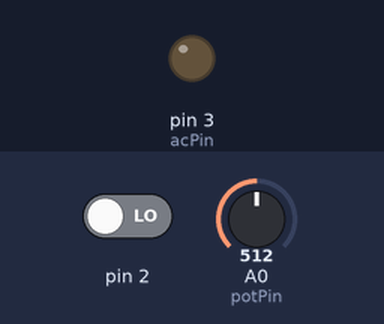
A sketch run on a simulated Arduino Uno, built with avr-gcc and run on an emulated ATmega328P. On the bench: output pins drawn as LEDs (lit = HIGH). The test bench sets the inputs (shaded band); at power-on: pin 2 LOW, A0 (potPin) = 512.

Above: at 1.2 s.
1.3 s: pin 2 driven HIGH
At 2.1 s:
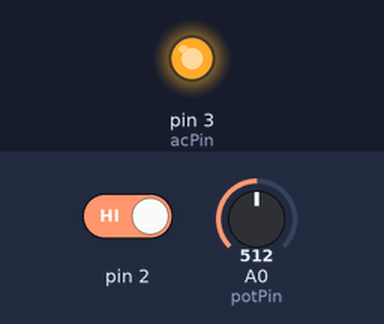
Timing chart, 0 to 4.3 s (numbered marks = the images above; inputs shaded):
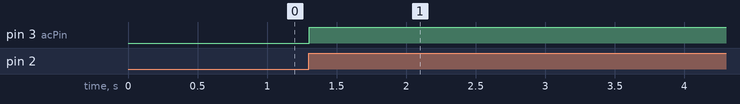

Measured:
- after the input at 1.3 s, pin 3 (acPin): LOW → HIGH at once

The sketch:

diyC_3.ino
```cpp
/*
 本範例程式改寫自arduino.cc官方論壇的這一篇文章：

 http://forum.arduino.cc/index.php?PHPSESSID=1mlmloei1vpish99327r5gfol0&topic=22512.15

 原者：
 Ryan McLaughlin <ryanjmclaughlin@gmail.com>

本程式採用具備定時執行指定函數程式的TimerOne程式庫，
已收錄在書本光碟的libraries資料夾
讀者也可以在此網址下載： http://code.google.com/p/arduino-timerone/downloads/list

相關說明請參閱筆者網站的這一篇文章：

http://swf.com.tw/?p=501
*/

#include <TimerOne.h>

/*
 設定一個充當計算關閉TRIAC的延遲時間的「計數器」，
 其值將在每65為秒增加1，
 當i的值增加到大於或等於dim（調光值）時，
 再令TRIAC開啟。
*/
volatile int i=0;
volatile boolean zeroCross=0;  // 儲存零交越狀態的變數
const byte acPin = 3;          // TRIAC訊號輸出接腳
const byte potPin = A0;        // 可變電阻的接腳
int dim = 64;                  // 調光器的階段值 (0-128) ， 128代表關閉。

void setup() {
  pinMode(acPin, OUTPUT);                     // TRIAC的控制輸出腳
  attachInterrupt(0, zeroCrossISR, RISING);   // 偵測零交越訊號
  /*
   執行TimerOne程式庫裡的Timer1定時觸發程式，
   參數65代表定時器的運作週期是65為秒。
  */
  Timer1.initialize(65);
  // 設定讓定時器每隔65為秒，自動執行dim_check函數。
  Timer1.attachInterrupt(dim_check, 65);
}

// 每當偵測到零交越點，底下的函數就會被執行
void zeroCrossISR() {
  zeroCross = true;
  i=0;
  digitalWrite(acPin, LOW);  // 關閉TRIAC
}

// 底下的函數將每隔65微秒觸發一次
void dim_check() {
  if(zeroCross) {     // 若已經過零交越點....
    if(i>=dim) {      // 判斷是否過了延遲觸發時間...
      digitalWrite(acPin, HIGH);  // 開啟燈光
      i=0;                        // 重設「計數器」
      zeroCross=false;
    }
    else {
      i++;  // 增加「計數器」
    }
  }
}

void loop() {
  // 讀取可變電阻的值（0~1023），除以8可得到0~127的值。
  dim = analogRead(potPin) / 8;
}
```
